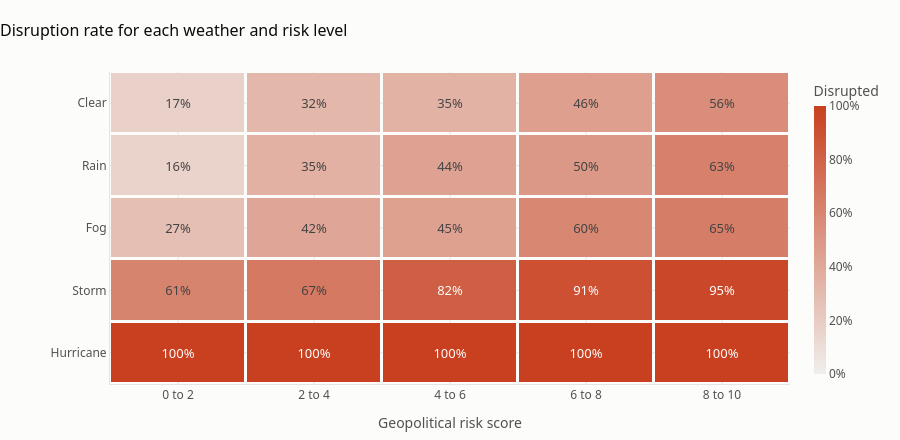

Here is the notebook cell this chart was saved with:
### Markdown cell above
### 10. How the drivers stack up

Weather and geopolitical risk are the two strongest drivers. Here is the disruption rate for every combination of the two.

### Code cell
view["risk_band"] = pd.cut(view["Geopolitical_Risk_Score"], [-0.1, 2, 4, 6, 8, 10],
                           labels=["0 to 2", "2 to 4", "4 to 6", "6 to 8", "8 to 10"])
grid = view.pivot_table(index="Weather_Condition", columns="risk_band", values=TARGET,
                        aggfunc="mean", observed=False).loc[WEATHER_ORDER]
cell_size = view.pivot_table(index="Weather_Condition", columns="risk_band", values=TARGET,
                             aggfunc="size", observed=False).loc[WEATHER_ORDER]

fig = go.Figure(go.Heatmap(
    z=grid.values, x=[str(c) for c in grid.columns], y=grid.index, zmin=0, zmax=1,
    colorscale=[[0, "#f0efec"], [1, "#c8401f"]],
    text=grid.values, texttemplate="%{text:.0%}", textfont=dict(size=13),
    xgap=3, ygap=3, colorbar=dict(title="Disrupted", thickness=12, tickformat=".0%"),
    customdata=cell_size.values,
    hovertemplate="%{y}, risk %{x}<br>Disrupted: %{z:.1%}<br>Shipments: %{customdata}<extra></extra>",
))
fig.update_xaxes(title_text="Geopolitical risk score")
fig.update_yaxes(autorange="reversed")
style(fig, "Disruption rate for each weather and risk level", height=440)
fig.update_layout(margin=dict(l=110))
fig.show()

print(f"Smallest group in the chart: {int(cell_size.values.min())} shipments")
print(f"Safest corner  (clear weather, risk 0 to 2)  : {grid.loc['Clear', '0 to 2']:.0%} disrupted")
print(f"Riskiest corner without a hurricane (storm, risk 8 to 10): {grid.loc['Storm', '8 to 10']:.0%} disrupted")

### Figure 1 — Plotly figure (JSON) as saved in the notebook; plotly's stock layout.template omitted (floating-point values rounded to 4 significant figures)
{"data": [{"colorbar": {"thickness": 12, "tickformat": ".0%", "title": {"text": "Disrupted"}}, "colorscale": [[0, "#f0efec"], [1, "#c8401f"]], "customdata": [[201, 206, 188, 212, 188], [194, 175, 198, 204, 206], [198, 197, 210, 223, 208], [202, 189, 206, 212, 193], [192, 201, 199, 211, 187]], "hovertemplate": "%{y}, risk %{x}<br>Disrupted: %{z:.1%}<br>Shipments: %{customdata}<extra></extra>", "text": [[0.1692, 0.3204, 0.3511, 0.4575, 0.5585], [0.1598, 0.3543, 0.4394, 0.4951, 0.6262], [0.2727, 0.4162, 0.4476, 0.5964, 0.649], [0.6139, 0.672, 0.8204, 0.9104, 0.9534], [1.0, 1.0, 1.0, 1.0, 1.0]], "textfont": {"size": 13}, "texttemplate": "%{text:.0%}", "type": "heatmap", "x": ["0 to 2", "2 to 4", "4 to 6", "6 to 8", "8 to 10"], "xgap": 3, "y": ["Clear", "Rain", "Fog", "Storm", "Hurricane"], "ygap": 3, "z": [[0.1692, 0.3204, 0.3511, 0.4575, 0.5585], [0.1598, 0.3543, 0.4394, 0.4951, 0.6262], [0.2727, 0.4162, 0.4476, 0.5964, 0.649], [0.6139, 0.672, 0.8204, 0.9104, 0.9534], [1.0, 1.0, 1.0, 1.0, 1.0]], "zmax": 1, "zmin": 0}], "layout": {"font": {"color": "#52514e", "family": "Segoe UI, Arial, sans-serif", "size": 12}, "height": 440, "hoverlabel": {"bgcolor": "white", "font": {"color": "#0b0b0b"}}, "margin": {"b": 56, "l": 110, "r": 32, "t": 72}, "paper_bgcolor": "#fcfcfb", "plot_bgcolor": "#fcfcfb", "title": {"font": {"color": "#0b0b0b", "size": 16}, "text": "Disruption rate for each weather and risk level", "x": 0, "xanchor": "left"}, "xaxis": {"gridcolor": "#e6e5e1", "linecolor": "#e6e5e1", "title": {"text": "Geopolitical risk score"}, "zeroline": false}, "yaxis": {"autorange": "reversed", "gridcolor": "#e6e5e1", "linecolor": "#e6e5e1", "zeroline": false}}}
